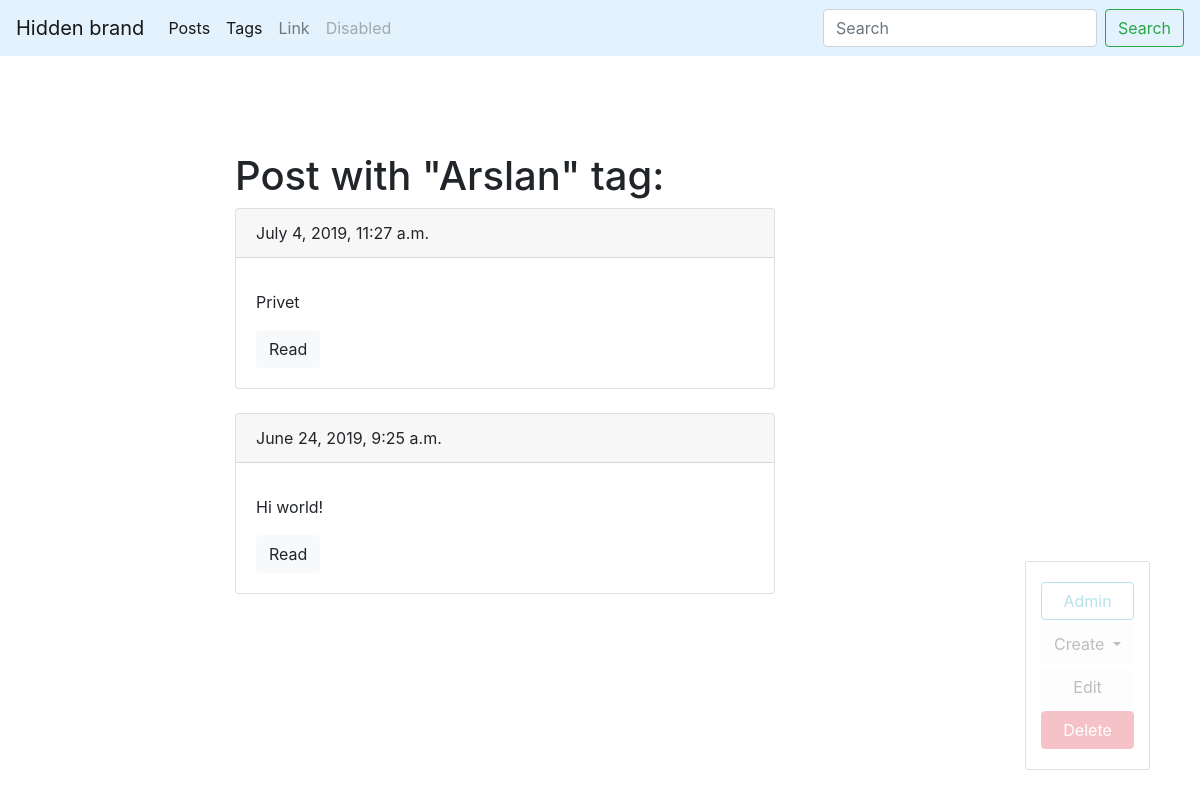
/blog/tags/arslan/ (signed in), run on the app's committed database.
### blog/models.py (models this page shows, shortened)
class Tag(models.Model):
    title = models.CharField(max_length=50)
    slug = models.SlugField(max_length=50, unique=True)
    def get_update_url(self):
        return reverse('tag_update_url', kwargs={'slug': self.slug})
    def get_delete_url(self):
        return reverse('tag_delete_url', kwargs={"slug": self.slug})
    class Meta:
        ordering = ['title']

class Post(models.Model):                                                        # Класс для хранения данных постов в виде модели
    title = models.CharField(max_length=150, db_index=True)                      # Заголовок поста. Максимальная длинна 150 символов. Включено индексирование (для удобства поиска)
    slug = models.SlugField(max_length=150, blank=True, unique=True)                         # Слаг - человекопонятный URL. Может отсутствовать. Уникальный
    body = models.TextField(blank=True, db_index=True)                           # Тело поста. Может отсутствовать. Включено индексирование (для удобства поиска)
    tags = models.ManyToManyField("Tag", blank=True, related_name='posts')       # Тэг. Может быть пустой.
    date_pub = models.DateTimeField(auto_now_add=True)                           # Дата публикации. Свойство auto_now_add - заполнение date_pub при сохранении в базу данных автоматически текущей датой
    def get_absolute_url(self):
        return reverse('post_detail_url', kwargs={"slug": self.slug})
    class Meta:
        ordering = ['-date_pub']

### blog/views.py (the view)
# urls.py: path('tags/<str:slug>/', TagDetail.as_view(), name='tag_detail_url'),
class TagDetail(ObjectDetailMixin, View):
    model = Tag
    template = 'blog/tag_detail.html'

### blog/utils.py (called while the page is built)
    def get(self, request, slug):
        obj = get_object_or_404(self.model, slug__iexact=slug)
        return render(request, self.template, context={self.model.__name__.lower():obj, 'admin_object':obj, 'detail':True})

### blog/templates/blog/tag_detail.html (shortened to what this page needs)
{% extends 'blog/base_blog.html' %}
{% block content %}
    <h1 class="mt-5">
        Post with "{{ tag.title|title }}" tag:
    </h1>
    {% for post in tag.posts.all %}
        <div class="card mb-4">
            <div class="card-header">
                {{post.date_pub}}
            </div>
            <div class="card-body">
                <p class="card-text">{{post.body|truncatewords:15}}</p>
                <a href="{{ post.get_absolute_url }}" class="btn btn-light">Read</a>
            </div>
        </div>
    {% endfor %}
{% endblock %}

### data on the page
Tag: title "Arslan"
Post: date_pub "July 4, 2019, 11:27 a.m.", body "Privet"
Post: date_pub "June 24, 2019, 9:25 a.m.", body "Hi world!"
